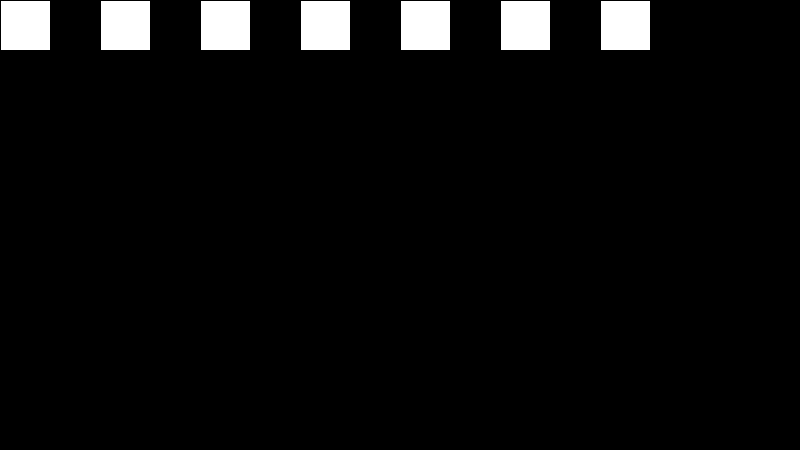
Frame 1 (no input)
Frame 60 (the mouse pressed at the canvas centre just before this capture): identical to frame 1, image omitted
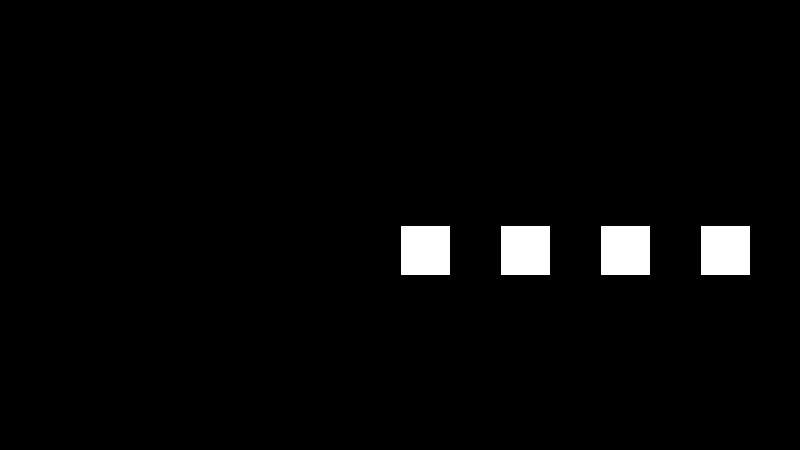
Frame 120 (the mouse held since frame 60 and released just before this capture)

The Processing sketch that drew these frames (run headless with seeded random() and noise(); from frame 60 on, the mouse is pressed at the canvas centre):

// Processing sketch: loops_06a
// ── loops_06a.pde
/**
 * loops_06a 
 * 
 * Let's do something several times 
 * Aside: rather than do that fancy math, we can just count by greater values, like 100
 */

void setup() {
  size(800, 450);
  // hey look - we've removed noLoop()! Also, we're not println()-ing i inside the loop.
}

void draw() {
  background(0);
  int i = 0;
  while (i < 700) {
    rect(mouseX + i, mouseY, 50, 50);
    i+=100; // Short for add 100 to i
  }
}
